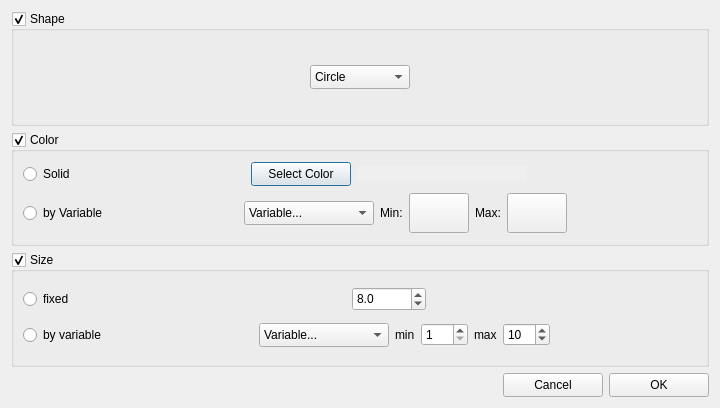
<?xml version="1.0" encoding="UTF-8"?>
<ui version="4.0">
 <class>SelectionStyleDialog</class>
 <widget class="QDialog" name="SelectionStyleDialog">
  <property name="geometry">
   <rect>
    <x>0</x>
    <y>0</y>
    <width>720</width>
    <height>408</height>
   </rect>
  </property>
  <property name="minimumSize">
   <size>
    <width>0</width>
    <height>0</height>
   </size>
  </property>
  <property name="maximumSize">
   <size>
    <width>16777215</width>
    <height>16777215</height>
   </size>
  </property>
  <property name="windowTitle">
   <string>Set Selection Style...</string>
  </property>
  <layout class="QGridLayout" name="gridLayout_5">
   <item row="0" column="0">
    <widget class="QGroupBox" name="ShapeGroupBox">
     <property name="title">
      <string>Shape</string>
     </property>
     <property name="checkable">
      <bool>true</bool>
     </property>
     <layout class="QGridLayout" name="gridLayout_4">
      <item row="0" column="0">
       <spacer name="horizontalSpacer_3">
        <property name="orientation">
         <enum>Qt::Horizontal</enum>
        </property>
        <property name="sizeHint" stdset="0">
         <size>
          <width>162</width>
          <height>20</height>
         </size>
        </property>
       </spacer>
      </item>
      <item row="0" column="1">
       <widget class="QComboBox" name="actionSymbolType">
        <property name="minimumSize">
         <size>
          <width>100</width>
          <height>24</height>
         </size>
        </property>
        <property name="maximumSize">
         <size>
          <width>100</width>
          <height>24</height>
         </size>
        </property>
        <property name="editable">
         <bool>false</bool>
        </property>
        <item>
         <property name="text">
          <string>Circle</string>
         </property>
        </item>
        <item>
         <property name="text">
          <string>Plus</string>
         </property>
        </item>
        <item>
         <property name="text">
          <string>Cross</string>
         </property>
        </item>
        <item>
         <property name="text">
          <string>Square</string>
         </property>
        </item>
        <item>
         <property name="text">
          <string>Diamond</string>
         </property>
        </item>
       </widget>
      </item>
      <item row="0" column="2">
       <spacer name="horizontalSpacer_7">
        <property name="orientation">
         <enum>Qt::Horizontal</enum>
        </property>
        <property name="sizeHint" stdset="0">
         <size>
          <width>162</width>
          <height>20</height>
         </size>
        </property>
       </spacer>
      </item>
     </layout>
    </widget>
   </item>
   <item row="1" column="0">
    <widget class="QGroupBox" name="ColorGroupBox">
     <property name="minimumSize">
      <size>
       <width>0</width>
       <height>0</height>
      </size>
     </property>
     <property name="title">
      <string>Color</string>
     </property>
     <property name="checkable">
      <bool>true</bool>
     </property>
     <layout class="QGridLayout" name="gridLayout">
      <item row="0" column="0">
       <layout class="QHBoxLayout" name="horizontalLayout">
        <item>
         <widget class="QRadioButton" name="solidcolor">
          <property name="text">
           <string>Solid</string>
          </property>
         </widget>
        </item>
        <item>
         <spacer name="horizontalSpacer_2">
          <property name="orientation">
           <enum>Qt::Horizontal</enum>
          </property>
          <property name="sizeHint" stdset="0">
           <size>
            <width>40</width>
            <height>20</height>
           </size>
          </property>
         </spacer>
        </item>
        <item>
         <widget class="QPushButton" name="actionSelectColor">
          <property name="sizePolicy">
           <sizepolicy hsizetype="Expanding" vsizetype="Fixed">
            <horstretch>0</horstretch>
            <verstretch>0</verstretch>
           </sizepolicy>
          </property>
          <property name="minimumSize">
           <size>
            <width>100</width>
            <height>24</height>
           </size>
          </property>
          <property name="maximumSize">
           <size>
            <width>100</width>
            <height>24</height>
           </size>
          </property>
          <property name="font">
           <font>
            <weight>50</weight>
            <bold>false</bold>
           </font>
          </property>
          <property name="text">
           <string>Select Color</string>
          </property>
         </widget>
        </item>
        <item>
         <widget class="QLabel" name="colorLabel">
          <property name="sizePolicy">
           <sizepolicy hsizetype="Expanding" vsizetype="Fixed">
            <horstretch>0</horstretch>
            <verstretch>0</verstretch>
           </sizepolicy>
          </property>
          <property name="minimumSize">
           <size>
            <width>48</width>
            <height>15</height>
           </size>
          </property>
          <property name="maximumSize">
           <size>
            <width>16777215</width>
            <height>16777215</height>
           </size>
          </property>
          <property name="font">
           <font>
            <weight>50</weight>
            <bold>false</bold>
            <underline>false</underline>
           </font>
          </property>
          <property name="autoFillBackground">
           <bool>true</bool>
          </property>
          <property name="text">
           <string/>
          </property>
         </widget>
        </item>
        <item>
         <spacer name="horizontalSpacer_8">
          <property name="orientation">
           <enum>Qt::Horizontal</enum>
          </property>
          <property name="sizeHint" stdset="0">
           <size>
            <width>40</width>
            <height>20</height>
           </size>
          </property>
         </spacer>
        </item>
       </layout>
      </item>
      <item row="1" column="0">
       <layout class="QHBoxLayout" name="horizontalLayout_4">
        <item>
         <widget class="QRadioButton" name="variablecolor">
          <property name="text">
           <string>by Variable</string>
          </property>
         </widget>
        </item>
        <item>
         <spacer name="horizontalSpacer_4">
          <property name="orientation">
           <enum>Qt::Horizontal</enum>
          </property>
          <property name="sizeHint" stdset="0">
           <size>
            <width>13</width>
            <height>37</height>
           </size>
          </property>
         </spacer>
        </item>
        <item>
         <widget class="QComboBox" name="colorvarlist">
          <property name="sizePolicy">
           <sizepolicy hsizetype="Expanding" vsizetype="Fixed">
            <horstretch>0</horstretch>
            <verstretch>0</verstretch>
           </sizepolicy>
          </property>
          <property name="minimumSize">
           <size>
            <width>130</width>
            <height>24</height>
           </size>
          </property>
          <property name="maximumSize">
           <size>
            <width>130</width>
            <height>24</height>
           </size>
          </property>
          <property name="editable">
           <bool>false</bool>
          </property>
          <item>
           <property name="text">
            <string>Variable...</string>
           </property>
          </item>
         </widget>
        </item>
        <item>
         <widget class="QLabel" name="label">
          <property name="text">
           <string>Min:</string>
          </property>
         </widget>
        </item>
        <item>
         <widget class="QPushButton" name="actionSelectColorMin">
          <property name="minimumSize">
           <size>
            <width>60</width>
            <height>40</height>
           </size>
          </property>
          <property name="text">
           <string/>
          </property>
         </widget>
        </item>
        <item>
         <widget class="QLabel" name="label_2">
          <property name="text">
           <string>Max:</string>
          </property>
         </widget>
        </item>
        <item>
         <widget class="QPushButton" name="actionSelectColorMax">
          <property name="minimumSize">
           <size>
            <width>60</width>
            <height>40</height>
           </size>
          </property>
          <property name="text">
           <string/>
          </property>
         </widget>
        </item>
        <item>
         <spacer name="horizontalSpacer_10">
          <property name="orientation">
           <enum>Qt::Horizontal</enum>
          </property>
          <property name="sizeHint" stdset="0">
           <size>
            <width>40</width>
            <height>20</height>
           </size>
          </property>
         </spacer>
        </item>
       </layout>
      </item>
     </layout>
    </widget>
   </item>
   <item row="2" column="0">
    <widget class="QGroupBox" name="SizeGroupBox">
     <property name="title">
      <string>Size</string>
     </property>
     <property name="checkable">
      <bool>true</bool>
     </property>
     <layout class="QGridLayout" name="gridLayout_2">
      <item row="0" column="0">
       <layout class="QHBoxLayout" name="horizontalLayout_2">
        <item>
         <widget class="QRadioButton" name="fixedsize">
          <property name="text">
           <string>fixed</string>
          </property>
         </widget>
        </item>
        <item>
         <spacer name="horizontalSpacer_5">
          <property name="orientation">
           <enum>Qt::Horizontal</enum>
          </property>
          <property name="sizeHint" stdset="0">
           <size>
            <width>40</width>
            <height>20</height>
           </size>
          </property>
         </spacer>
        </item>
        <item>
         <widget class="QDoubleSpinBox" name="actionSymbolSize">
          <property name="minimumSize">
           <size>
            <width>74</width>
            <height>24</height>
           </size>
          </property>
          <property name="maximumSize">
           <size>
            <width>74</width>
            <height>23</height>
           </size>
          </property>
          <property name="decimals">
           <number>1</number>
          </property>
          <property name="minimum">
           <double>1.000000000000000</double>
          </property>
          <property name="maximum">
           <double>999999999.000000000000000</double>
          </property>
          <property name="value">
           <double>8.000000000000000</double>
          </property>
         </widget>
        </item>
        <item>
         <spacer name="horizontalSpacer_9">
          <property name="orientation">
           <enum>Qt::Horizontal</enum>
          </property>
          <property name="sizeHint" stdset="0">
           <size>
            <width>40</width>
            <height>20</height>
           </size>
          </property>
         </spacer>
        </item>
       </layout>
      </item>
      <item row="1" column="0">
       <layout class="QHBoxLayout" name="horizontalLayout_3">
        <item>
         <widget class="QRadioButton" name="variablesize">
          <property name="text">
           <string>by variable</string>
          </property>
         </widget>
        </item>
        <item>
         <spacer name="horizontalSpacer_6">
          <property name="orientation">
           <enum>Qt::Horizontal</enum>
          </property>
          <property name="sizeHint" stdset="0">
           <size>
            <width>13</width>
            <height>21</height>
           </size>
          </property>
         </spacer>
        </item>
        <item>
         <widget class="QComboBox" name="sizevarlist">
          <property name="sizePolicy">
           <sizepolicy hsizetype="Expanding" vsizetype="Fixed">
            <horstretch>0</horstretch>
            <verstretch>0</verstretch>
           </sizepolicy>
          </property>
          <property name="minimumSize">
           <size>
            <width>130</width>
            <height>24</height>
           </size>
          </property>
          <property name="maximumSize">
           <size>
            <width>130</width>
            <height>24</height>
           </size>
          </property>
          <property name="editable">
           <bool>false</bool>
          </property>
          <item>
           <property name="text">
            <string>Variable...</string>
           </property>
          </item>
         </widget>
        </item>
        <item>
         <widget class="QLabel" name="label_3">
          <property name="text">
           <string>min</string>
          </property>
         </widget>
        </item>
        <item>
         <widget class="QSpinBox" name="actionSymbolSizeMin">
          <property name="minimum">
           <number>1</number>
          </property>
          <property name="maximum">
           <number>100</number>
          </property>
          <property name="value">
           <number>1</number>
          </property>
         </widget>
        </item>
        <item>
         <widget class="QLabel" name="label_4">
          <property name="text">
           <string>max</string>
          </property>
         </widget>
        </item>
        <item>
         <widget class="QSpinBox" name="actionSymbolSizeMax">
          <property name="minimum">
           <number>1</number>
          </property>
          <property name="maximum">
           <number>100</number>
          </property>
          <property name="value">
           <number>10</number>
          </property>
         </widget>
        </item>
        <item>
         <spacer name="horizontalSpacer_11">
          <property name="orientation">
           <enum>Qt::Horizontal</enum>
          </property>
          <property name="sizeHint" stdset="0">
           <size>
            <width>13</width>
            <height>17</height>
           </size>
          </property>
         </spacer>
        </item>
       </layout>
      </item>
     </layout>
    </widget>
   </item>
   <item row="3" column="0">
    <layout class="QGridLayout" name="gridLayout_3">
     <item row="0" column="0">
      <spacer name="horizontalSpacer">
       <property name="orientation">
        <enum>Qt::Horizontal</enum>
       </property>
       <property name="sizeHint" stdset="0">
        <size>
         <width>86</width>
         <height>20</height>
        </size>
       </property>
      </spacer>
     </item>
     <item row="0" column="1">
      <widget class="QPushButton" name="cancelButton">
       <property name="minimumSize">
        <size>
         <width>100</width>
         <height>24</height>
        </size>
       </property>
       <property name="maximumSize">
        <size>
         <width>100</width>
         <height>24</height>
        </size>
       </property>
       <property name="text">
        <string>Cancel</string>
       </property>
      </widget>
     </item>
     <item row="0" column="2">
      <widget class="QPushButton" name="okButton">
       <property name="minimumSize">
        <size>
         <width>100</width>
         <height>24</height>
        </size>
       </property>
       <property name="maximumSize">
        <size>
         <width>100</width>
         <height>24</height>
        </size>
       </property>
       <property name="text">
        <string>OK</string>
       </property>
      </widget>
     </item>
    </layout>
   </item>
  </layout>
 </widget>
 <resources/>
 <connections/>
</ui>
